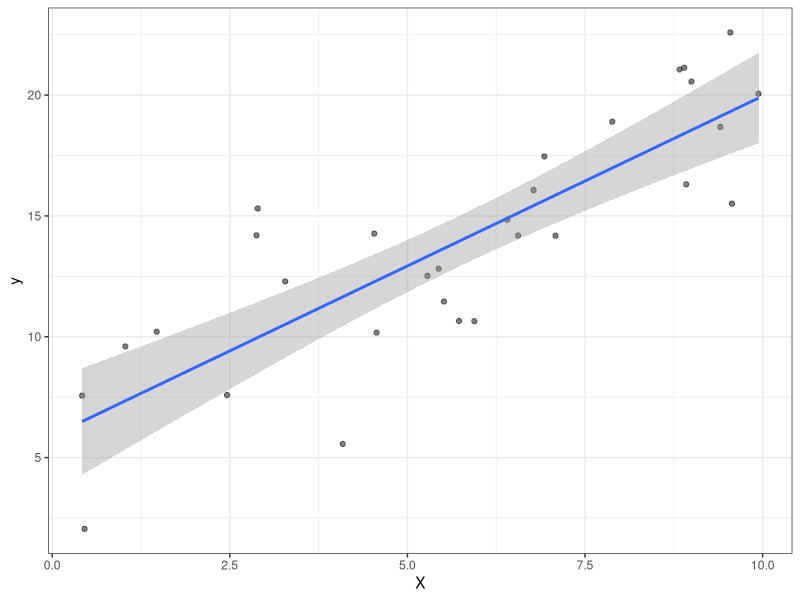
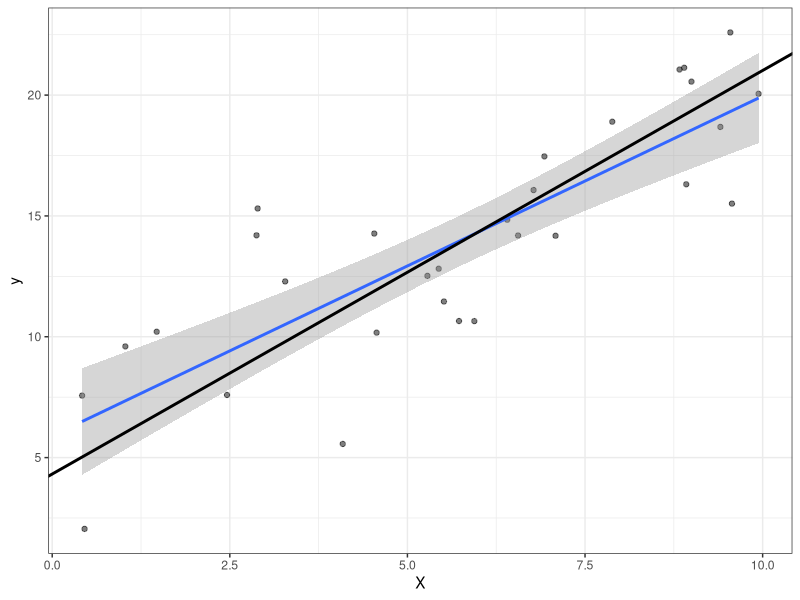

These charts were generated, in order, by the following R code:
## ---- chunk 1
knitr::opts_chunk$set(echo = TRUE)
library(tidyverse)
## ---- chunk 2
eqn1b <- (2.6*4)+3.4
## ---- chunk 3
set.seed(123)
datum <- data.frame(X = runif(n = 30, min = 0, max = 10)) %>%
  mutate(error = rnorm(n = 30, mean = 0, sd = 2.84),
         y = 4.32 + 1.67*X + error)
## ---- chunk 4
plot1 <- ggplot(datum, aes(X, y)) +
  geom_point(alpha = 0.5) +
  geom_smooth(method = "lm", se = T) +
  theme_bw()

plot1
## ---- chunk 5
m1.sum <- lm(y~X, data = datum) %>%
  summary

m1.sum$coefficients %>%
  as.data.frame() %>%
  knitr::kable()
## ---- chunk 6
plot1 +
  geom_abline(intercept = 4.32, slope = 1.67, linewidth = 1)
